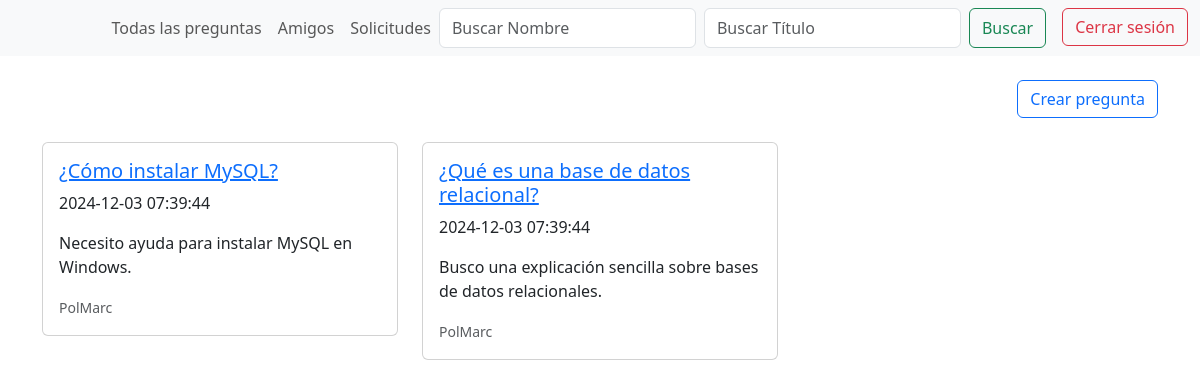
The app's page /pagina_principal.php?pagina=preguntas_personales (signed in) with its own data.
### tables this page shows
CREATE TABLE IF NOT EXISTS `pregunta` (
  `id_pregunta` int NOT NULL AUTO_INCREMENT,
  `titulo` varchar(255) NOT NULL,
  `descripcion` text,
  `id_usuario` int DEFAULT NULL,
  `fecha_pregunta` datetime DEFAULT CURRENT_TIMESTAMP,
  PRIMARY KEY (`id_pregunta`),
  KEY `id_usuario2_fk_idx` (`id_usuario`)
);

CREATE TABLE IF NOT EXISTS `usuario` (
  `id_usuario` int NOT NULL AUTO_INCREMENT,
  `username` varchar(255) NOT NULL,
  `nombre` varchar(255) DEFAULT NULL,
  `apellidos` varchar(255) DEFAULT NULL,
  `correo` varchar(255) NOT NULL,
  `contraseña` varchar(255) NOT NULL,
  `id_rol` int DEFAULT NULL,
  PRIMARY KEY (`id_usuario`),
  KEY `id_rol_fk_idx` (`id_rol`)
);

### pagina_principal.php (the view, shortened to what this page needs)
<?php
    include_once("./conexion.php");
    if (!isset($_SESSION['loggedin']) && !isset($_SESSION['id_usuario'])) {
        header('Location: ' . './login/login.php');
        exit();
    } else {
        $mi_usuario = htmlspecialchars($_SESSION['id_usuario']);
        $buscar_nombre = isset($_GET['buscarNombre']) ? htmlspecialchars($_GET['buscarNombre']) : '';
        $buscar_titulo = isset($_GET['buscarTitulo']) ? htmlspecialchars($_GET['buscarTitulo']) : '';
        $paginas = isset($_GET['pagina']) ? htmlspecialchars($_GET['pagina']) : 'default';
        $parametros = [];
        switch ($paginas) {
            case 'preguntas_personales':
                $sqlPreguntas = "SELECT pregunta.id_pregunta, pregunta.titulo, pregunta.descripcion, pregunta.id_usuario, pregunta.fecha_pregunta,
                usuario.id_usuario, usuario.username, usuario.nombre,
                amigo.emisor AS amigo1, amigo.receptor AS amigo2, amigo.estado
                FROM pregunta
                INNER JOIN usuario ON usuario.id_usuario = pregunta.id_usuario
                LEFT JOIN amigo ON (amigo.emisor = usuario.id_usuario OR amigo.receptor = usuario.id_usuario) AND (amigo.emisor = :id_usuario OR amigo.receptor = :id_usuario)
                WHERE pregunta.id_usuario = :id_usuario";
                $parametros[':id_usuario'] = $mi_usuario;
                break;
        }
        $stmtPreguntas = $conn->prepare($sqlPreguntas);
        if ($parametros) {
            foreach ($parametros as $identificador => $valor) {
                $stmtPreguntas->bindParam($identificador, $valor);
            }
        }
        $stmtPreguntas->execute();
        $resultado = $stmtPreguntas->fetchAll(PDO::FETCH_ASSOC);
    }
?>
<!DOCTYPE html>
<html lang="es">
<head>
    <link rel="stylesheet" href="principal.css">
    <link href="https://cdn.jsdelivr.net/npm/bootstrap@5.3.0-alpha1/dist/css/bootstrap.min.css" rel="stylesheet">
</head>
<body>
    <nav class="navbar navbar-expand-lg navbar-light bg-light">
    <div class="container-fluid">
        <div class="collapse navbar-collapse" id="navbarNav">
            <ul class="navbar-nav ms-auto">
                <?php if ($paginas != 'preguntas_personales') : ?>
                    <a href="?pagina=preguntas_personales" class="nav-link">Preguntas personales</a>
                <?php else : ?>
                    <a href="?pagina=default" class="nav-link">Todas las preguntas</a>
                <?php endif; ?>
                <a href="./solicitudes_chat_y_amigos/amigos.php" class="nav-link">Amigos</a>
                <a href="./solicitudes_chat_y_amigos/solicitudes.php" class="nav-link">Solicitudes</a>
                <form class="d-flex" method="GET">
                    <input class="form-control me-2" type="search" name="buscarNombre" placeholder="Buscar Nombre" value="<?= $buscar_nombre ?>">
                    <input class="form-control me-2" type="search" name="buscarTitulo" placeholder="Buscar Título" value="<?= $buscar_titulo ?>">
                    <button class="btn btn-outline-success" type="submit">Buscar</button>
                </form>
                <form method="POST" action="login/logout.php" class="ms-3">
                    <button type="submit" class="btn btn-outline-danger">Cerrar sesión</button>
                </form>
            </ul>
        </div>
    </div>
</nav>
    <div class="container mt-4 text-end">
        <a href="crear_pregunta.php" class="btn btn-outline-primary">Crear pregunta</a>
    </div>
    <div class="container mt-4">
        <div class="row">
            <?php foreach ($resultado as $row) : ?>
                <div class="col-md-4 mb-3">
                    <div class="card">
                        <div class="card-body">
                            <a href="./respuestas.php?pregunta=<?php echo urlencode($row['id_pregunta']); ?>">
                                <h5 class="card-title"><?= htmlspecialchars($row['titulo']); ?></h5>
                            </a>
                            <p><?= htmlspecialchars($row['fecha_pregunta']); ?></p>
                            <p class="card-text"><?= htmlspecialchars($row['descripcion']); ?></p>
                            <p class="card-text">
                                <small class="text-muted"><?= htmlspecialchars($row['nombre']); ?></small>
                            </p>
                        </div>
                    </div>
                </div>
            <?php endforeach; ?>
        </div>
    </div>
</body>
</html>

### records on screen
pregunta: titulo "¿Cómo instalar MySQL?", fecha_pregunta "2024-12-03 07:39:44", descripcion "Necesito ayuda para instalar MySQL en Windows.", id_usuario.nombre "PolMarc"
pregunta: titulo "¿Qué es una base de datos relacional?", fecha_pregunta "2024-12-03 07:39:44", descripcion "Busco una explicación sencilla sobre bases de datos relacionales.", id_usuario.nombre "PolMarc"
